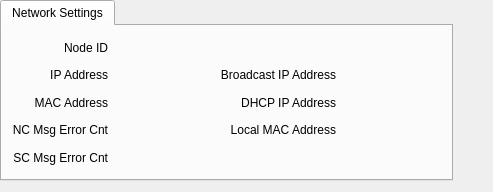
            <widget class="QFrame" name="frame_8">
             <property name="minimumSize">
              <size>
               <width>0</width>
               <height>0</height>
              </size>
             </property>
             <property name="frameShape">
              <enum>QFrame::NoFrame</enum>
             </property>
             <property name="frameShadow">
              <enum>QFrame::Raised</enum>
             </property>
             <property name="midLineWidth">
              <number>0</number>
             </property>
             <layout class="QGridLayout" name="gridLayout_53">
              <property name="leftMargin">
               <number>0</number>
              </property>
              <property name="topMargin">
               <number>0</number>
              </property>
              <property name="rightMargin">
               <number>0</number>
              </property>
              <item row="0" column="1">
               <spacer name="horizontalSpacer_19">
                <property name="orientation">
                 <enum>Qt::Horizontal</enum>
                </property>
                <property name="sizeHint" stdset="0">
                 <size>
                  <width>40</width>
                  <height>20</height>
                 </size>
                </property>
               </spacer>
              </item>
              <item row="0" column="0">
               <widget class="QTabWidget" name="network">
                <property name="currentIndex">
                 <number>0</number>
                </property>
                <widget class="QWidget" name="tab_19">
                 <attribute name="title">
                  <string>Network Settings</string>
                 </attribute>
                 <layout class="QGridLayout" name="gridLayout_47">
                  <property name="topMargin">
                   <number>9</number>
                  </property>
                  <item row="0" column="0">
                   <layout class="QGridLayout" name="gridLayout_46">
                    <property name="verticalSpacing">
                     <number>2</number>
                    </property>
                    <item row="0" column="1">
                     <widget class="PyDMLabel" name="PyDMLabel_97">
                      <property name="minimumSize">
                       <size>
                        <width>100</width>
                        <height>25</height>
                       </size>
                      </property>
                      <property name="toolTip">
                       <string/>
                      </property>
                      <property name="alignment">
                       <set>Qt::AlignCenter</set>
                      </property>
                      <property name="alarmSensitiveContent" stdset="0">
                       <bool>true</bool>
                      </property>
                      <property name="channel" stdset="0">
                       <string>${P}:LC1_NODE_ID</string>
                      </property>
                     </widget>
                    </item>
                    <item row="2" column="1">
                     <widget class="PyDMLabel" name="PyDMLabel_99">
                      <property name="minimumSize">
                       <size>
                        <width>100</width>
                        <height>25</height>
                       </size>
                      </property>
                      <property name="toolTip">
                       <string/>
                      </property>
                      <property name="alignment">
                       <set>Qt::AlignCenter</set>
                      </property>
                      <property name="rules" stdset="0">
                       <string>[{&quot;name&quot;: &quot;New Rule&quot;, &quot;property&quot;: &quot;Text&quot;, &quot;initial_value&quot;: &quot;&quot;, &quot;expression&quot;: &quot;'0x{:X}'.format(ch[0] if ch[0]&gt;=0 else ch[0]+2**32)&quot;, &quot;channels&quot;: [{&quot;channel&quot;: &quot;ca://${P}:LC1_MAC_ADDR&quot;, &quot;trigger&quot;: true, &quot;use_enum&quot;: true}]}]</string>
                      </property>
                      <property name="precision" stdset="0">
                       <number>0</number>
                      </property>
                      <property name="showUnits" stdset="0">
                       <bool>false</bool>
                      </property>
                      <property name="precisionFromPV" stdset="0">
                       <bool>true</bool>
                      </property>
                      <property name="alarmSensitiveContent" stdset="0">
                       <bool>true</bool>
                      </property>
                      <property name="alarmSensitiveBorder" stdset="0">
                       <bool>true</bool>
                      </property>
                      <property name="PyDMToolTip" stdset="0">
                       <string/>
                      </property>
                      <property name="channel" stdset="0">
                       <string/>
                      </property>
                      <property name="displayFormat" stdset="0">
                       <enum>PyDMLabel::String</enum>
                      </property>
                     </widget>
                    </item>
                    <item row="3" column="1">
                     <widget class="PyDMLabel" name="PyDMLabel_100">
                      <property name="minimumSize">
                       <size>
                        <width>100</width>
                        <height>25</height>
                       </size>
                      </property>
                      <property name="toolTip">
                       <string/>
                      </property>
                      <property name="alignment">
                       <set>Qt::AlignCenter</set>
                      </property>
                      <property name="alarmSensitiveContent" stdset="0">
                       <bool>true</bool>
                      </property>
                      <property name="channel" stdset="0">
                       <string>ca://${P}:LC1_MSG_ERROR_CNT</string>
                      </property>
                     </widget>
                    </item>
                    <item row="2" column="2">
                     <widget class="QLabel" name="label_86">
                      <property name="text">
                       <string>DHCP IP Address</string>
                      </property>
                      <property name="alignment">
                       <set>Qt::AlignRight|Qt::AlignTrailing|Qt::AlignVCenter</set>
                      </property>
                     </widget>
                    </item>
                    <item row="1" column="1">
                     <widget class="PyDMLabel" name="PyDMLabel_98">
                      <property name="minimumSize">
                       <size>
                        <width>100</width>
                        <height>25</height>
                       </size>
                      </property>
                      <property name="toolTip">
                       <string/>
                      </property>
                      <property name="alignment">
                       <set>Qt::AlignCenter</set>
                      </property>
                      <property name="rules" stdset="0">
                       <string>[{&quot;name&quot;: &quot;New Rule&quot;, &quot;property&quot;: &quot;Text&quot;, &quot;initial_value&quot;: &quot;&quot;, &quot;expression&quot;: &quot;'{0}.{1}.{2}.{3}'.format(ch[0]&amp;0xFF,ch[0]&gt;&gt;8&amp;0xFF,ch[0]&gt;&gt;16&amp;0xFF,ch[0]&gt;&gt;24&amp;0xFF)&quot;, &quot;channels&quot;: [{&quot;channel&quot;: &quot;ca://${P}:LC1_IP_ADDR&quot;, &quot;trigger&quot;: true, &quot;use_enum&quot;: true}]}]</string>
                      </property>
                      <property name="precision" stdset="0">
                       <number>0</number>
                      </property>
                      <property name="showUnits" stdset="0">
                       <bool>false</bool>
                      </property>
                      <property name="precisionFromPV" stdset="0">
                       <bool>true</bool>
                      </property>
                      <property name="alarmSensitiveContent" stdset="0">
                       <bool>true</bool>
                      </property>
                      <property name="alarmSensitiveBorder" stdset="0">
                       <bool>true</bool>
                      </property>
                      <property name="PyDMToolTip" stdset="0">
                       <string/>
                      </property>
                      <property name="channel" stdset="0">
                       <string/>
                      </property>
                      <property name="displayFormat" stdset="0">
                       <enum>PyDMLabel::String</enum>
                      </property>
                     </widget>
                    </item>
                    <item row="1" column="0">
                     <widget class="QLabel" name="label_81">
                      <property name="text">
                       <string>IP Address</string>
                      </property>
                      <property name="alignment">
                       <set>Qt::AlignRight|Qt::AlignTrailing|Qt::AlignVCenter</set>
                      </property>
                     </widget>
                    </item>
                    <item row="2" column="0">
                     <widget class="QLabel" name="label_82">
                      <property name="text">
                       <string>MAC Address</string>
                      </property>
                      <property name="alignment">
                       <set>Qt::AlignRight|Qt::AlignTrailing|Qt::AlignVCenter</set>
                      </property>
                     </widget>
                    </item>
                    <item row="4" column="1">
                     <widget class="PyDMLabel" name="PyDMLabel_101">
                      <property name="minimumSize">
                       <size>
                        <width>100</width>
                        <height>25</height>
                       </size>
                      </property>
                      <property name="toolTip">
                       <string/>
                      </property>
                      <property name="alignment">
                       <set>Qt::AlignCenter</set>
                      </property>
                      <property name="alarmSensitiveContent" stdset="0">
                       <bool>true</bool>
                      </property>
                      <property name="channel" stdset="0">
                       <string>ca://${P}:LC2_MSG_ERROR_CNT</string>
                      </property>
                     </widget>
                    </item>
                    <item row="4" column="0">
                     <widget class="QLabel" name="label_84">
                      <property name="text">
                       <string>SC Msg Error Cnt</string>
                      </property>
                      <property name="alignment">
                       <set>Qt::AlignRight|Qt::AlignTrailing|Qt::AlignVCenter</set>
                      </property>
                     </widget>
                    </item>
                    <item row="1" column="2">
                     <widget class="QLabel" name="label_85">
                      <property name="text">
                       <string>Broadcast IP Address</string>
                      </property>
                      <property name="alignment">
                       <set>Qt::AlignRight|Qt::AlignTrailing|Qt::AlignVCenter</set>
                      </property>
                     </widget>
                    </item>
                    <item row="3" column="2">
                     <widget class="QLabel" name="label_87">
                      <property name="text">
                       <string>Local MAC Address</string>
                      </property>
                      <property name="alignment">
                       <set>Qt::AlignRight|Qt::AlignTrailing|Qt::AlignVCenter</set>
                      </property>
                     </widget>
                    </item>
                    <item row="0" column="0">
                     <widget class="QLabel" name="label_80">
                      <property name="text">
                       <string>Node ID</string>
                      </property>
                      <property name="alignment">
                       <set>Qt::AlignRight|Qt::AlignTrailing|Qt::AlignVCenter</set>
                      </property>
                     </widget>
                    </item>
                    <item row="3" column="0">
                     <widget class="QLabel" name="label_83">
                      <property name="text">
                       <string>NC Msg Error Cnt</string>
                      </property>
                      <property name="alignment">
                       <set>Qt::AlignRight|Qt::AlignTrailing|Qt::AlignVCenter</set>
                      </property>
                     </widget>
                    </item>
                    <item row="1" column="3">
                     <widget class="PyDMLabel" name="PyDMLabel_102">
                      <property name="minimumSize">
                       <size>
                        <width>100</width>
                        <height>25</height>
                       </size>
                      </property>
                      <property name="toolTip">
                       <string/>
                      </property>
                      <property name="alignment">
                       <set>Qt::AlignCenter</set>
                      </property>
                      <property name="rules" stdset="0">
                       <string>[{&quot;name&quot;: &quot;New Rule&quot;, &quot;property&quot;: &quot;Text&quot;, &quot;initial_value&quot;: &quot;&quot;, &quot;expression&quot;: &quot;'{0}.{1}.{2}.{3}'.format(ch[0]&amp;0xFF,ch[0]&gt;&gt;8&amp;0xFF,ch[0]&gt;&gt;16&amp;0xFF,ch[0]&gt;&gt;24&amp;0xFF)&quot;, &quot;channels&quot;: [{&quot;channel&quot;: &quot;ca://${P}:LC1_UDP_BC_IP&quot;, &quot;trigger&quot;: true, &quot;use_enum&quot;: true}]}]</string>
                      </property>
                      <property name="precision" stdset="0">
                       <number>0</number>
                      </property>
                      <property name="showUnits" stdset="0">
                       <bool>false</bool>
                      </property>
                      <property name="precisionFromPV" stdset="0">
                       <bool>true</bool>
                      </property>
                      <property name="alarmSensitiveContent" stdset="0">
                       <bool>true</bool>
                      </property>
                      <property name="alarmSensitiveBorder" stdset="0">
                       <bool>true</bool>
                      </property>
                      <property name="PyDMToolTip" stdset="0">
                       <string/>
                      </property>
                      <property name="channel" stdset="0">
                       <string/>
                      </property>
                      <property name="displayFormat" stdset="0">
                       <enum>PyDMLabel::String</enum>
                      </property>
                     </widget>
                    </item>
                    <item row="2" column="3">
                     <widget class="PyDMLabel" name="PyDMLabel_103">
                      <property name="minimumSize">
                       <size>
                        <width>100</width>
                        <height>25</height>
                       </size>
                      </property>
                      <property name="toolTip">
                       <string/>
                      </property>
                      <property name="alignment">
                       <set>Qt::AlignCenter</set>
                      </property>
                      <property name="rules" stdset="0">
                       <string>[{&quot;name&quot;: &quot;New Rule&quot;, &quot;property&quot;: &quot;Text&quot;, &quot;initial_value&quot;: &quot;&quot;, &quot;expression&quot;: &quot;'{0}.{1}.{2}.{3}'.format(ch[0]&amp;0xFF,ch[0]&gt;&gt;8&amp;0xFF,ch[0]&gt;&gt;16&amp;0xFF,ch[0]&gt;&gt;24&amp;0xFF)&quot;, &quot;channels&quot;: [{&quot;channel&quot;: &quot;ca://${P}:LC1_UDP_DHCP_IP&quot;, &quot;trigger&quot;: true, &quot;use_enum&quot;: true}]}]</string>
                      </property>
                      <property name="precision" stdset="0">
                       <number>0</number>
                      </property>
                      <property name="showUnits" stdset="0">
                       <bool>false</bool>
                      </property>
                      <property name="precisionFromPV" stdset="0">
                       <bool>true</bool>
                      </property>
                      <property name="alarmSensitiveContent" stdset="0">
                       <bool>true</bool>
                      </property>
                      <property name="alarmSensitiveBorder" stdset="0">
                       <bool>true</bool>
                      </property>
                      <property name="PyDMToolTip" stdset="0">
                       <string/>
                      </property>
                      <property name="channel" stdset="0">
                       <string/>
                      </property>
                      <property name="displayFormat" stdset="0">
                       <enum>PyDMLabel::String</enum>
                      </property>
                     </widget>
                    </item>
                    <item row="3" column="3">
                     <widget class="PyDMLabel" name="PyDMLabel_104">
                      <property name="minimumSize">
                       <size>
                        <width>100</width>
                        <height>25</height>
                       </size>
                      </property>
                      <property name="toolTip">
                       <string/>
                      </property>
                      <property name="alignment">
                       <set>Qt::AlignCenter</set>
                      </property>
                      <property name="rules" stdset="0">
                       <string>[{&quot;name&quot;: &quot;New Rule&quot;, &quot;property&quot;: &quot;Text&quot;, &quot;initial_value&quot;: &quot;&quot;, &quot;expression&quot;: &quot;'0x{:X}'.format(ch[0] if ch[0]&gt;=0 else ch[0]+2**32)&quot;, &quot;channels&quot;: [{&quot;channel&quot;: &quot;ca://${P}:LC1_UDP_LOCAL_MAC&quot;, &quot;trigger&quot;: true, &quot;use_enum&quot;: true}]}]</string>
                      </property>
                      <property name="precision" stdset="0">
                       <number>0</number>
                      </property>
                      <property name="showUnits" stdset="0">
                       <bool>false</bool>
                      </property>
                      <property name="precisionFromPV" stdset="0">
                       <bool>true</bool>
                      </property>
                      <property name="alarmSensitiveContent" stdset="0">
                       <bool>true</bool>
                      </property>
                      <property name="alarmSensitiveBorder" stdset="0">
                       <bool>true</bool>
                      </property>
                      <property name="PyDMToolTip" stdset="0">
                       <string/>
                      </property>
                      <property name="channel" stdset="0">
                       <string/>
                      </property>
                      <property name="displayFormat" stdset="0">
                       <enum>PyDMLabel::String</enum>
                      </property>
                     </widget>
                    </item>
                   </layout>
                  </item>
                 </layout>
                </widget>
               </widget>
              </item>
             </layout>
            </widget>
